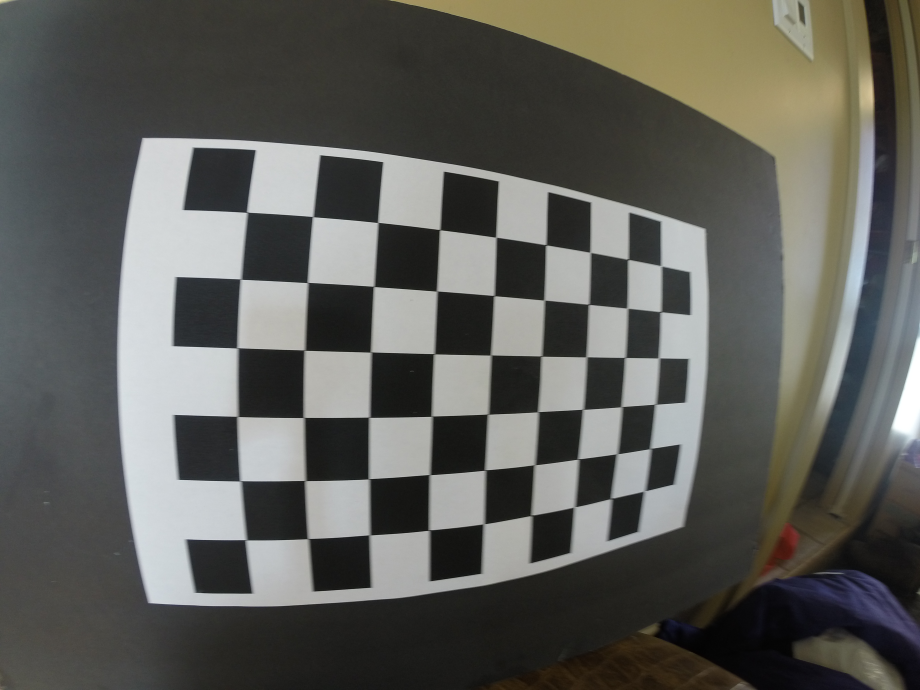
#> input picture gopro720m/GOPR7215.JPG, 3680 x 2760 px (shown at 1/4 size); its folder holds only this picture in this run
$ jupyter execute --allow-errors 'OpenCV Camera Calibration.ipynb'   (shell and % lines are left out)
#> lines starting #> are read from the running program, lines starting #| are printed output that depends on the picture; after the words box and inside, x2 and y2 are one past the last pixel; in counts of white or black regions, pixels touching at a corner belong together
[cell 1]
import numpy as np
import os
import cv2
import glob
import pickle
import matplotlib.pyplot as plt
import matplotlib.image as mpimg

Camera Calibration with OpenCV
===

### Run the code in the cell below to extract object points and image points for camera calibration.

[cell 2]
# setup
nx = 9 # the number of inside corners in x
ny = 6 # the number of inside corners in y


# prepare object points, like (0,0,0), (1,0,0), (2,0,0) ....,(6,5,0)
objp = np.zeros((ny*nx,3), np.float32)
objp[:,:2] = np.mgrid[0:nx, 0:ny].T.reshape(-1,2)

#print(objp[-1], objp[-nx], objp[0], objp[nx-1])

# Arrays to store object points and image points from all the images.
objpoints = [] # 3d points in real world space
imgpoints = [] # 2d points in image plane.

# Make a list of calibration images
#images = glob.glob('camera_cal/cal*.jpg')
images = glob.glob('gopro720m/GO*.JPG')

# Step through the list and search for chessboard corners
for idx, fname in enumerate(images):
    img = cv2.imread(fname)
#> img is the input picture: shape (2760, 3680, 3); mean B, G, R 89, 93.7, 93.5
    rows,cols,chs = img.shape
#> rows = 2760; cols = 3680; chs = 3
    img = cv2.resize(img,(724,540))
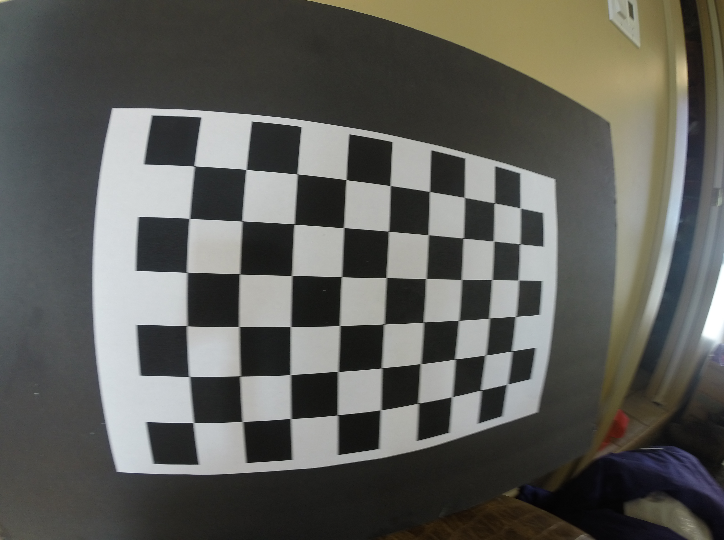
#> img: shape (540, 724, 3); mean B, G, R 88.9, 93.7, 93.5
    gray = cv2.cvtColor(img, cv2.COLOR_BGR2GRAY)
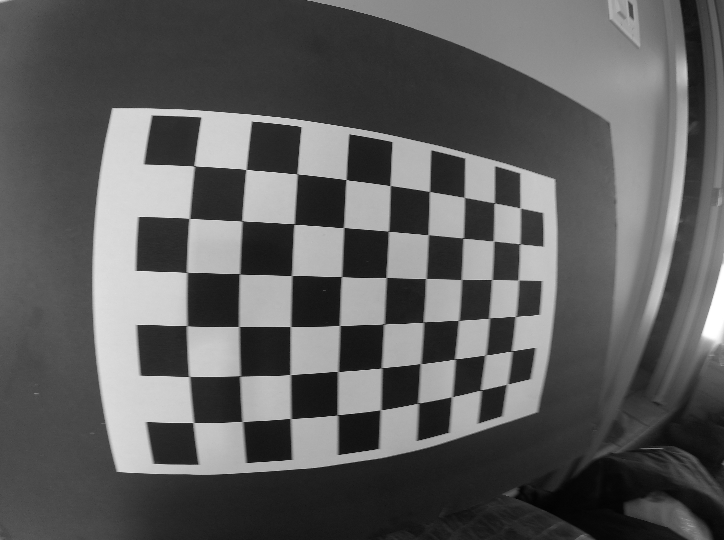
#> gray: shape (540, 724); min 2, max 255, mean 93.1

    # Find the chessboard corners
    ret, corners = cv2.findChessboardCorners(gray, (nx,ny), None)
#> ret = True; corners = 54 rows, first 8: [193.8, 165.7], [246, 169.5], [296.8, 173.7], [346.1, 179.4], [390, 185.6], [429.5, 191.4], [464, 197.2], [494.5, 202.6]

    # If found, add object points, image points
    if ret == True:
        objpoints.append(objp)
        imgpoints.append(corners)

        # Draw and display the corners
        cv2.drawChessboardCorners(img, (nx,ny), corners, ret)
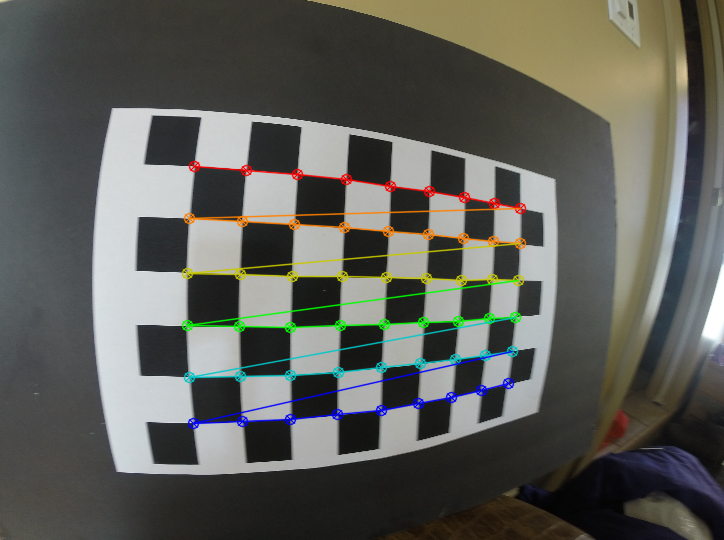
#> img: shape (540, 724, 3); 3.82% of pixels changed, all inside (x1, y1, x2, y2) = (181, 160, 527, 430)
#> (reads gopro720m/724x540_cal_pickle.p from the repository)
        #write_name = 'corners_found'+str(idx)+'.jpg'
        #cv2.imwrite(write_name, img)
        cv2.imshow('img', img)
        cv2.waitKey(500)

cv2.destroyAllWindows()
